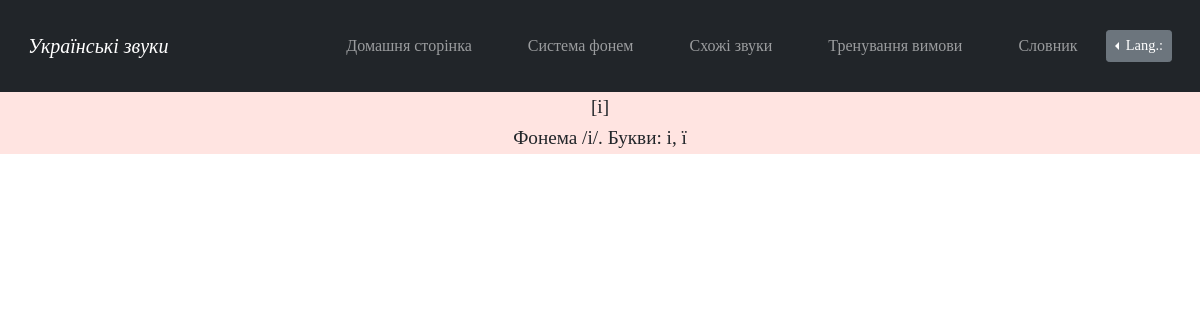
Page /sound_i on the earlier database version.
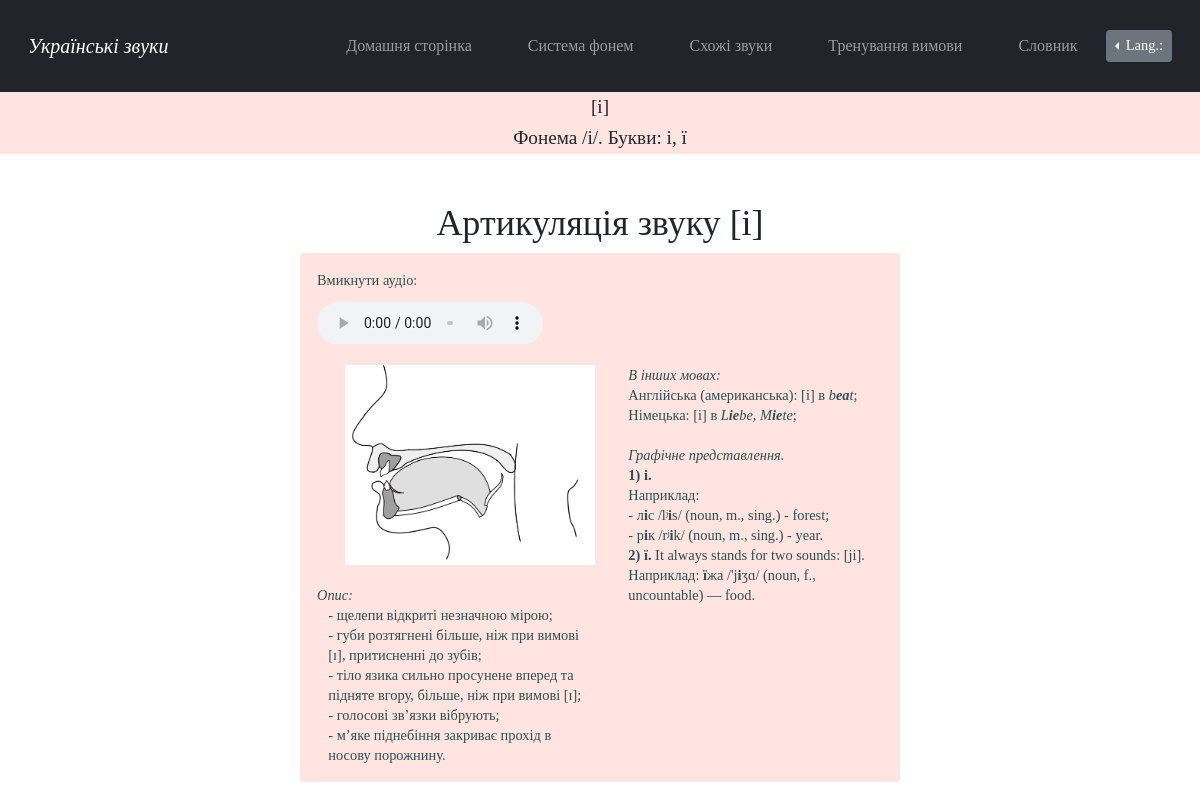
Same page on the later database version.
### main/models.py (models this page shows)
class InformationAboutVowels(models.Model):
    id = models.AutoField('id', primary_key=True)
    sound = models.CharField('звук', max_length=5)
    row = models.TextField('ряд', default='')
    description = models.TextField('опис вимови')
    eng_description = models.TextField('англ. опис вимови', default='')
    image = models.ImageField('ілюстрація вимови', upload_to="media")
    audio = models.FileField(upload_to='documents/', default='')
    male_audio = models.FileField(upload_to='documents/', default='')

### main/views.py (the view)
# urls.py: path('sound_i', views.sound_i, name='sound_i'),
def sound_i(request):
    information = InformationAboutVowels.objects.filter(sound__contains='і')
    return render(request, 'main/sound_i.html', {'information': information})

### main/templates/main/sound_i.html (shortened to what this page needs)
{% extends 'main/pattern_for_vowels.html' %}
{% load i18n %}
{% load static %}
{% block lang_switch %}
<div class="dropleft">
      <button class="btn btn-secondary btn-sm dropdown-toggle" type="button" id="dropdownMenuButton"
              data-toggle="dropdown" aria-haspopup="true" aria-expanded="false">
        {% translate "Lang.:" %}
      </button>
            {% get_current_language as LANGUAGE_CODE %}
            {% get_available_languages as LANGUAGES %}
            {% get_language_info_list for LANGUAGES as languages %}
    </div>
{% endblock %}
{% block sound %}[i]{% endblock %}
{% block phoneme %}/i/{% endblock %}
{% block letter %}i, ї{% endblock %}
{% block examples %}<i>{% translate "In other languages:" %}</i>
{% translate "English (American):" %} [i] {% translate "in" %} <i>b<b>ea</b>t</i>;
{% translate "German:" %} [i] {% translate "in" %} <i>L<b>ie</b>be</i>, <i>M<b>ie</b>te</i>;
<i>{% translate "Pertinent letter/s" %}.</i>
<b>1) i. </b>
{% translate "For example" %}:
- л<b>і</b>с /lʲ<b>i</b>s/ (noun, m., sing.) - forest;
- р<b>і</b>к /rʲ<b>i</b>k/ (noun, m., sing.) - year.
<b>2) ї. </b> {% translate "It always stands for two sounds" %}: [ji].
{% translate "For example" %}: <b>ї</b>жа /'j<b>i</b>ʒɑ/ (noun, f., uncountable) — food.
{% endblock %}

### main/templates/main/pattern_for_vowels.html (shortened to what this page needs)
{% extends 'main/pattern.html' %}
{% load i18n %}
{% load static %}
{% block stylesheet %}<link rel="stylesheet" href="{% static 'main/css/pattern_separate_sounds.css' %}">{% endblock %}
{% block content %}
<main>
    <div class="header">
        <h2>{% block sound %}{% endblock %}</h2>
        <h3>{% translate "Phoneme" %} {% block phoneme %}{% endblock %}.
            {% translate "Letters:" %} {% block letter %}{% endblock %}</h3>
    </div>
    <div class="main_content">
        {% for el in information%}
        {% get_current_language as LANGUAGE_CODE %}
        <h3>{% translate "Articulation of the sound" %} {{el.sound}}</h3>
            <div class="alert alert-custom  fade in alert-dismissable show mt-2">
                <figure><figcaption>{% translate "Play the audio:" %}</figcaption>
                    <audio controls src={{el.audio.url}}>
                    </audio>
                </figure>
                <img src={{el.image.url}} alt="Звук">
                <p class="examples" id="examples">{% block examples %}{% endblock %}<br></p>
                <p><i>{% translate "Description:" %}</i></p>
                {% if LANGUAGE_CODE == "uk" %}
                    <p class = "description" id="description">{{el.description}}</p>
                {%else%}
                    <p class = "description" id="description2">{{el.eng_description}}</p>
                {%endif%}
            </div>
        {%endfor%}
    </div>
</main>
{% endblock %}

Differences in the rows shown:
added InformationAboutVowels: sound "[і]", image (picture), description "- щелепи відкриті незначною мірою; - губи розтягнені більше, ніж при вимові [ɪ], притисненні до зубів; - тіло язика сильно просунене вперед та підняте вгору, більше, ніж при вимові [ɪ]; - голосові зв’язки вібрують; - м’яке піднебіння закриває прохід в носову порожнину."
